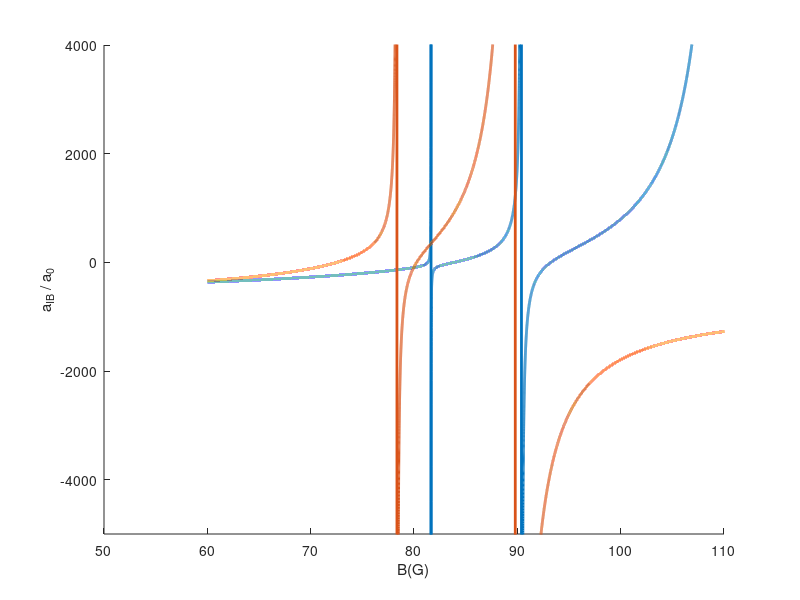

Reproduce this figure in MATLAB. (Note: this script raises an error after producing the figure.)
function [a_m7_interest,a_m9_interest] = FBresonanceLandscape(varargin)
p = inputParser;
p.addParameter('Binterest',80.2); 
p.parse(varargin{:});
Binterest                 =p.Results.Binterest;%outputs the prediction at this field


%% -7/2 resonances
m7Bres1 = 81.61;
m7Bres2 = 90.47;
m7Bres3 = 111.8;

m7Bzx1 = m7Bres1-0.34 ;
m7Bzx2 = m7Bres2-7.93;
m7Bzx3 = m7Bres3-19;

%%%% TIEMANN theory
m7Bres1 = 81.65;
m7Bres2 = 90.40;
m7Bres3 = 110.3;

m7Bzx1 = m7Bres1-0.30 ;
m7Bzx2 = m7Bres2-6.50;
m7Bzx3 = m7Bres3-17.05;

%%%%% End Tiemann theory

m7Bres = [m7Bres1;m7Bres2;m7Bres3];
m7Bzx = [m7Bzx1;m7Bzx2;m7Bzx3];
m7deltaB = m7Bres-m7Bzx;
%BG scattering length for -7/2 at 90G
abgm7=-710;

B = linspace(60,150,1e5);
asc_m7 = fb_fun(m7deltaB,m7Bres,B,abgm7);

a_m7_interest=fb_fun(m7deltaB,m7Bres,Binterest,abgm7);

%figure(1);clf; 
%plot(B,asc_m7,'.');
%ylim([-1e3,1e3]);

%% -9/2 resonances
m9Bres1 = 78.41;
m9Bres2 = 89.1;

m9Bzx1 = m9Bres1-5.2;
m9Bzx2 = m9Bres2-8.8;

%%%%% Tiemann theory

m9Bres1 = 78.35;
m9Bres2 = 89.80;

m9Bzx1 = m9Bres1-5.80;
m9Bzx2 = m9Bres2-9.55;

%%%%%% end Tiemann theory

m9Bres = [m9Bres1;m9Bres2];
m9Bzx = [m9Bzx1;m9Bzx2];
m9deltaB = m9Bres-m9Bzx;
abgm9=-730; %BG scattering of -9/2 according to ABM model, at 90G


asc_m9 = fb_fun(m9deltaB,m9Bres,B,abgm9);
a_m9_interest=fb_fun(m9deltaB,m9Bres,Binterest,abgm9);

%figure(2);clf;
%plot(B,asc_m9,'.');
%ylim([-1e3,1e3]);

figure(3813);clf;hold on;
plot(B,asc_m7,'-','LineWidth',2);
plot(B,asc_m9,'-','LineWidth',2);
% plot(B,asc_m7.*asc_m9./((asc_m7+asc_m9).^2),'-','LineWidth',2);
ylim([-5000,4000]);
xlim([50,110])
%pbaspect([2 1 1])

xlabel('B(G)');
ylabel('a_{IB} / a_0');

yyaxis right;
plot(B,asc_m7.*asc_m9./((asc_m7+asc_m9).^2).*heaviside(asc_m7).*heaviside(asc_m9)*4,'k--','LineWidth',1.5);
ylim([0,1]);
ylabel('bound-bound wvfunction amp');

legend('-7/2','-9/2','wvfun overlap');

box on
ax = gca;
%ax.XAxisLocation = 'origin';
ax.FontSize = 20;
[fb_fun(m9deltaB,m9Bres,93.2,abgm9),fb_fun(m9deltaB,m9Bres,78.8,abgm9),fb_fun(m9deltaB,m9Bres,79.0,abgm9)]
[fb_fun(m7deltaB,m7Bres,93.2,abgm7),fb_fun(m7deltaB,m7Bres,78.8,abgm7),fb_fun(m7deltaB,m7Bres,79.0,abgm7)]

% figure(2561);clf;
% plot(B,asc_m7.*asc_m9./((asc_m7+asc_m9).^2).*heaviside(asc_m7).*heaviside(asc_m9),'k--','LineWidth',2);
% ylim([0,0.25]);

end

function out = fb_fun(deltaB,Bres,B,abg)
%abg = -800; %background scattering length

out = abg*(1+deltaB(1)./(B-Bres(1)));
for i = 2:size(deltaB,1)
    out = out.*(1+deltaB(i)./(B-Bres(i)));
end

end